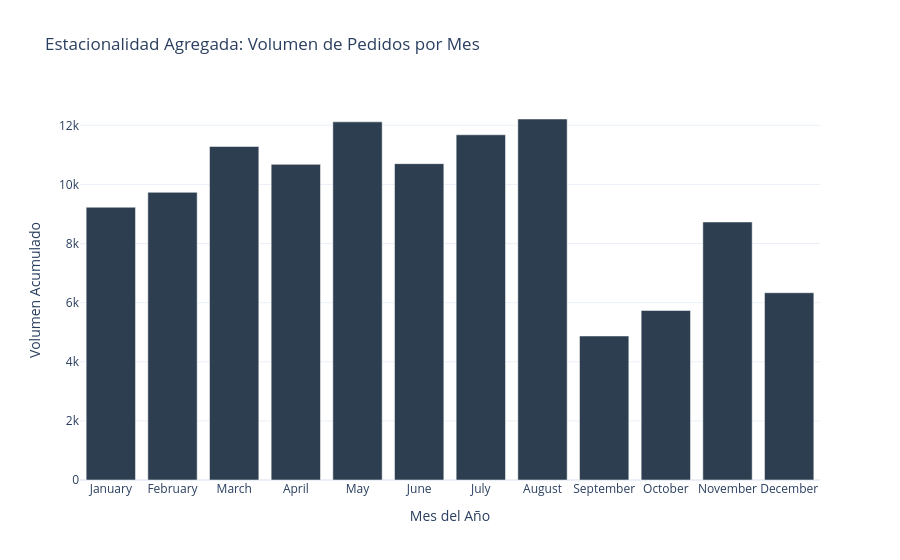

The code cell stored with this chart in its notebook:
### Markdown cell above
## 2. Estacionalidad Mensual
Identificación de picos de demanda estacionales agrupando el volumen transaccional por mes natural, independientemente del año.

### Code cell
# Extraccion del nombre del mes utilizando metodos nativos vectorizados
df['purchase_month'] = df['order_purchase_timestamp'].dt.month_name()

# Definicion de orden cronologico para evitar el ordenamiento alfabetico por defecto
months_order = ['January', 'February', 'March', 'April', 'May', 'June', 
                'July', 'August', 'September', 'October', 'November', 'December']
df['purchase_month'] = pd.Categorical(df['purchase_month'], categories=months_order, ordered=True)

df_seasonality = (
    df.groupby('purchase_month')
    .size()
    .reset_index(name='order_count')
)

fig_seasonality = px.bar(
    df_seasonality,
    x='purchase_month',
    y='order_count',
    title='Estacionalidad Agregada: Volumen de Pedidos por Mes',
    labels={'purchase_month': 'Mes del Año', 'order_count': 'Volumen Acumulado'},
    color_discrete_sequence=['#2C3E50']
)

fig_seasonality.show()

### Figure 1 — Plotly figure (JSON) as saved in the notebook; plotly's stock layout.template omitted (floating-point values rounded to 4 significant figures)
{"data": [{"hovertemplate": "Mes del Año=%{x}<br>Volumen Acumulado=%{y}<extra></extra>", "legendgroup": "", "marker": {"color": "#2C3E50", "pattern": {"shape": ""}}, "name": "", "orientation": "v", "showlegend": false, "textposition": "auto", "type": "bar", "x": ["January", "February", "March", "April", "May", "June", "July", "August", "September", "October", "November", "December"], "xaxis": "x", "y": [9229, 9734, 11285, 10679, 12117, 10703, 11680, 12214, 4872, 5736, 8729, 6336], "yaxis": "y"}], "layout": {"barmode": "relative", "legend": {"tracegroupgap": 0}, "title": {"text": "Estacionalidad Agregada: Volumen de Pedidos por Mes"}, "xaxis": {"anchor": "y", "domain": [0, 1], "title": {"text": "Mes del Año"}}, "yaxis": {"anchor": "x", "domain": [0, 1], "title": {"text": "Volumen Acumulado"}}}}
